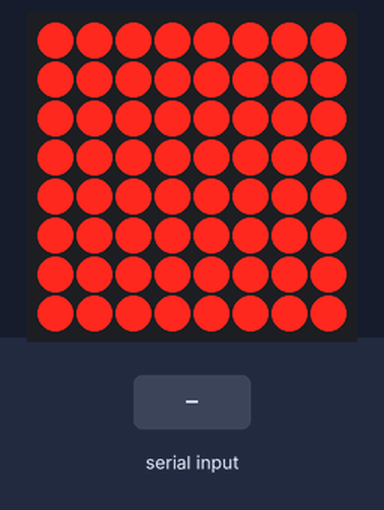
This sketch was run on a simulated Arduino Uno, built with avr-gcc and run on an emulated ATmega328P. Shown: 8×8 LED matrix. The inputs (shaded band) are chosen by the test bench. What the sketch prints to the serial monitor is not drawn.

Above: at 1.2 s.
1.3 s: "1\n" received over Serial
2.8 s: byte 0 (0) received over Serial
4.3 s: byte 1 (1) received over Serial
5.8 s: byte 2 (2) received over Serial
7.3 s: byte 3 (3) received over Serial
8.8 s: byte 4 (4) received over Serial
Timing chart, 0 to 11.3 s (numbered marks = the images above; inputs shaded):
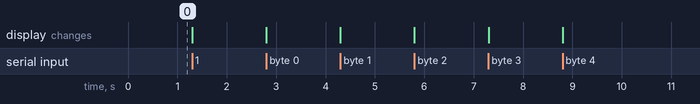

The sketch:

muzack.ino
```cpp
#include <Wire.h>
#include "Adafruit_LEDBackpack.h"
#include "Adafruit_GFX.h"

Adafruit_8x8matrix matrix = Adafruit_8x8matrix();
char val; // Data received from the serial port
uint8_t counter = 0;
int lastBright = 0;

void setup() {
  Serial.begin(9600);
  matrix.begin(0x70);  // pass in the address
  matrix.clear();
  matrix.fillRect(0, 0, 8, 8, LED_RED);
  matrix.writeDisplay();
  matrix.setBrightness(1);
}

void loop() {
  if (Serial.available()) {
    val = Serial.read();
    if (val == 0){
      matrix.setBrightness(2);
    } else if (val == 1) {
      matrix.setBrightness(3);
    } else if (val == 2) {
      matrix.setBrightness(4);
    } else if (val == 3) {
      matrix.setBrightness(5);
    } else if (val == 4) {
      matrix.setBrightness(6);
    } else if (val == 5){
      matrix.setBrightness(7);
    } else if (val == 6) {
      matrix.setBrightness(8);
    } else if (val == 7) {
      matrix.setBrightness(9);
    } else if (val == 8) {
      matrix.setBrightness(10);
    } else if (val == 9) {
      matrix.setBrightness(11);
    } else if (val == 10) {
      matrix.setBrightness(12);
    } else if (val == 11) {
      matrix.setBrightness(13);
    } else if (val == 12) {
      matrix.setBrightness(14);
    } else if (val >= 13) {
      matrix.setBrightness(15);
    }
    Serial.println(val);
  }
}
```
